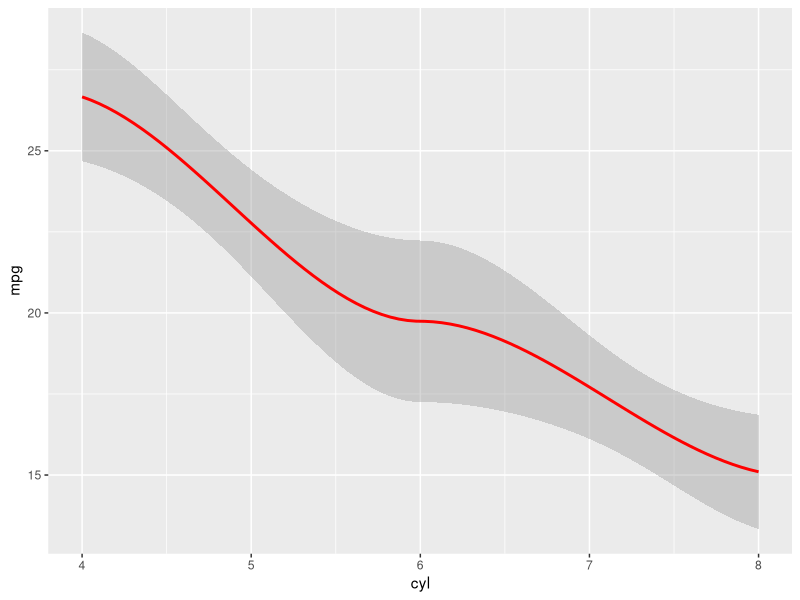

Write the R code that produced this figure.
library(tidyverse)
library(ggplot2)
library(psych)


describe(mtcars)


ggplot(mtcars, aes(cyl, mpg)) +
  geom_smooth(color = 'red')


